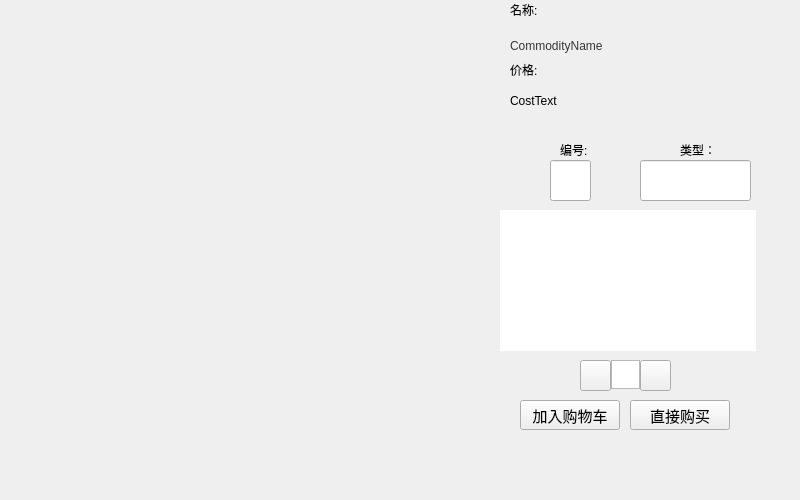
<?xml version="1.0" encoding="UTF-8"?>
<ui version="4.0">
 <class>Commodity</class>
 <widget class="QWidget" name="Commodity">
  <property name="geometry">
   <rect>
    <x>0</x>
    <y>0</y>
    <width>800</width>
    <height>500</height>
   </rect>
  </property>
  <property name="windowTitle">
   <string>Form</string>
  </property>
  <widget class="QLabel" name="CommodityName">
   <property name="geometry">
    <rect>
     <x>510</x>
     <y>10</y>
     <width>261</width>
     <height>71</height>
    </rect>
   </property>
   <property name="styleSheet">
    <string notr="true">QLabel#CommodityName
{
	color:rgb(54,54,54);
	font-size: 16;
	font-family: &quot;微软雅黑&quot;;
}</string>
   </property>
   <property name="text">
    <string>CommodityName</string>
   </property>
  </widget>
  <widget class="QLabel" name="CostText">
   <property name="geometry">
    <rect>
     <x>510</x>
     <y>70</y>
     <width>261</width>
     <height>61</height>
    </rect>
   </property>
   <property name="styleSheet">
    <string notr="true">QLabel#CostText	
{

	font: 14pt &quot;微软雅黑&quot;;
}</string>
   </property>
   <property name="text">
    <string>CostText</string>
   </property>
  </widget>
  <widget class="QTextEdit" name="textEdit">
   <property name="geometry">
    <rect>
     <x>611</x>
     <y>360</y>
     <width>29</width>
     <height>29</height>
    </rect>
   </property>
  </widget>
  <widget class="QPushButton" name="minusBtn">
   <property name="geometry">
    <rect>
     <x>580</x>
     <y>360</y>
     <width>31</width>
     <height>31</height>
    </rect>
   </property>
   <property name="text">
    <string/>
   </property>
  </widget>
  <widget class="QPushButton" name="plusBtn">
   <property name="geometry">
    <rect>
     <x>640</x>
     <y>360</y>
     <width>31</width>
     <height>31</height>
    </rect>
   </property>
   <property name="text">
    <string/>
   </property>
  </widget>
  <widget class="QPushButton" name="btnBuy">
   <property name="geometry">
    <rect>
     <x>630</x>
     <y>400</y>
     <width>100</width>
     <height>30</height>
    </rect>
   </property>
   <property name="minimumSize">
    <size>
     <width>100</width>
     <height>30</height>
    </size>
   </property>
   <property name="font">
    <font>
     <family>宋体</family>
     <pointsize>11</pointsize>
    </font>
   </property>
   <property name="text">
    <string>直接购买</string>
   </property>
  </widget>
  <widget class="QPushButton" name="ptnBuy">
   <property name="geometry">
    <rect>
     <x>520</x>
     <y>400</y>
     <width>100</width>
     <height>30</height>
    </rect>
   </property>
   <property name="minimumSize">
    <size>
     <width>100</width>
     <height>30</height>
    </size>
   </property>
   <property name="font">
    <font>
     <family>宋体</family>
     <pointsize>11</pointsize>
    </font>
   </property>
   <property name="text">
    <string>加入购物车</string>
   </property>
  </widget>
  <widget class="QWidget" name="widUPic" native="true">
   <property name="geometry">
    <rect>
     <x>0</x>
     <y>-1</y>
     <width>491</width>
     <height>491</height>
    </rect>
   </property>
   <property name="minimumSize">
    <size>
     <width>0</width>
     <height>0</height>
    </size>
   </property>
   <property name="maximumSize">
    <size>
     <width>16777215</width>
     <height>16777215</height>
    </size>
   </property>
  </widget>
  <widget class="QLineEdit" name="lineEdit">
   <property name="geometry">
    <rect>
     <x>550</x>
     <y>160</y>
     <width>41</width>
     <height>41</height>
    </rect>
   </property>
  </widget>
  <widget class="QListWidget" name="listWidget">
   <property name="geometry">
    <rect>
     <x>500</x>
     <y>210</y>
     <width>256</width>
     <height>141</height>
    </rect>
   </property>
   <property name="frameShape">
    <enum>QFrame::NoFrame</enum>
   </property>
  </widget>
  <widget class="QLineEdit" name="lineEdit_2">
   <property name="geometry">
    <rect>
     <x>640</x>
     <y>160</y>
     <width>111</width>
     <height>41</height>
    </rect>
   </property>
  </widget>
  <widget class="QLabel" name="label">
   <property name="geometry">
    <rect>
     <x>560</x>
     <y>140</y>
     <width>31</width>
     <height>20</height>
    </rect>
   </property>
   <property name="styleSheet">
    <string notr="true">font: 9pt &quot;HarmonyOS Sans SC&quot;;</string>
   </property>
   <property name="text">
    <string>编号:</string>
   </property>
  </widget>
  <widget class="QLabel" name="label_2">
   <property name="geometry">
    <rect>
     <x>680</x>
     <y>140</y>
     <width>31</width>
     <height>20</height>
    </rect>
   </property>
   <property name="styleSheet">
    <string notr="true">font: 9pt &quot;HarmonyOS Sans SC&quot;;</string>
   </property>
   <property name="text">
    <string>类型：</string>
   </property>
  </widget>
  <widget class="QLabel" name="label_3">
   <property name="geometry">
    <rect>
     <x>510</x>
     <y>60</y>
     <width>31</width>
     <height>20</height>
    </rect>
   </property>
   <property name="styleSheet">
    <string notr="true">font: 9pt &quot;HarmonyOS Sans SC&quot;;</string>
   </property>
   <property name="text">
    <string>价格:</string>
   </property>
  </widget>
  <widget class="QLabel" name="label_4">
   <property name="geometry">
    <rect>
     <x>510</x>
     <y>0</y>
     <width>31</width>
     <height>20</height>
    </rect>
   </property>
   <property name="styleSheet">
    <string notr="true">font: 9pt &quot;HarmonyOS Sans SC&quot;;</string>
   </property>
   <property name="text">
    <string>名称:</string>
   </property>
  </widget>
 </widget>
 <resources/>
 <connections/>
</ui>
